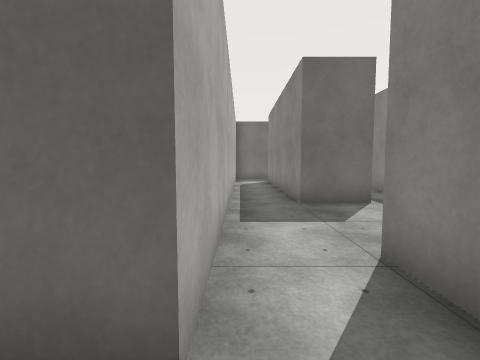
[1] (above)

17 first-person views from a walk through a Unity game level. The camera is 1.4 m above the floor, tilts 4° down and sees 90° across. The floor is counted in squares, 1.33 m on a side. Each view is taken from the middle of a square. On the plan, view 1 faces up. The plan holds only what a view shows up to about 11 squares ahead; the rest is blank. The place goes on beyond the plan. The player is left out. Surface patterns are stand-ins for the level's own textures.

[2]
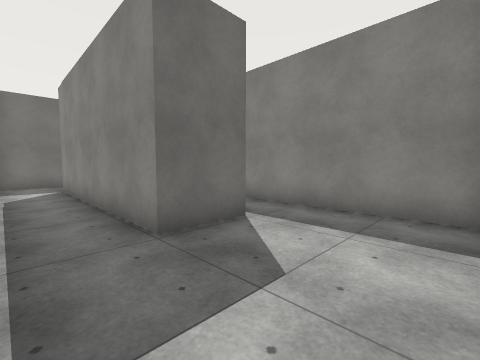

[3]
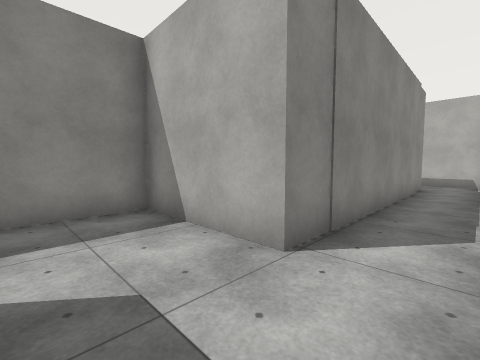

[4]
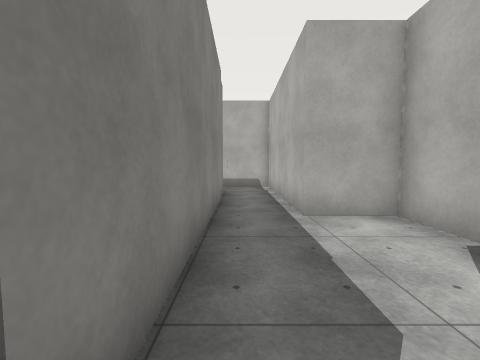

[5]
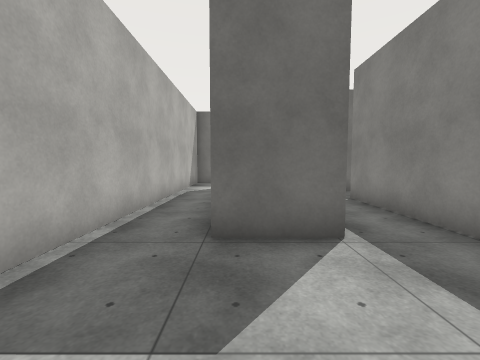

[6]
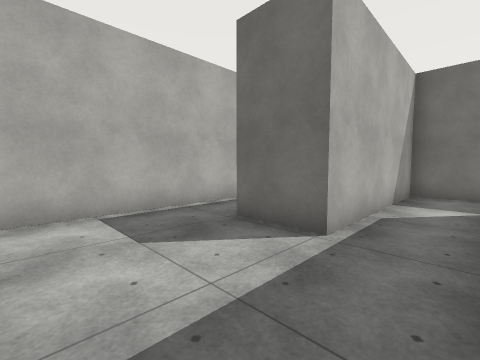

[7]
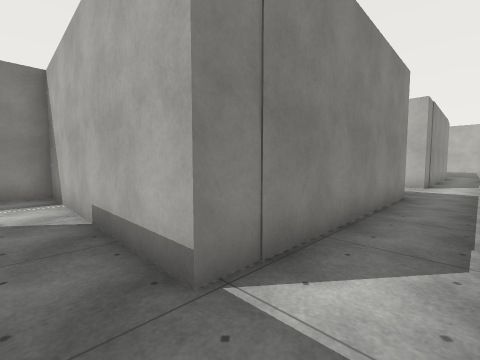

[8]
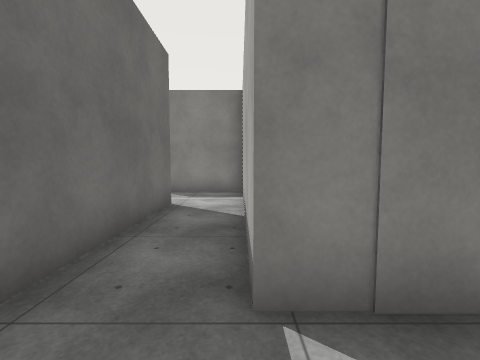

[9]
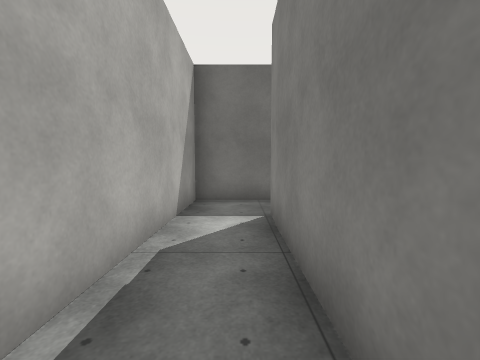

[10]
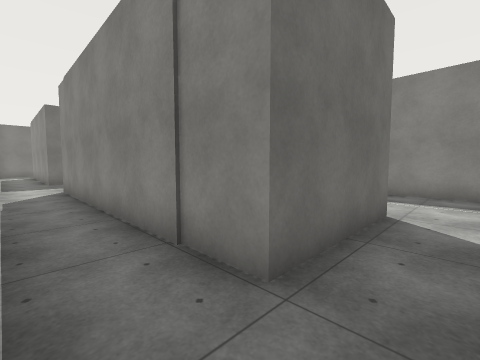

[11]
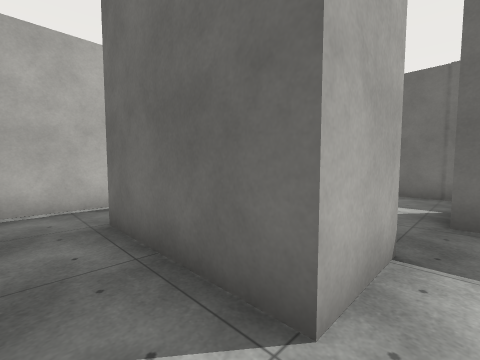

[12]
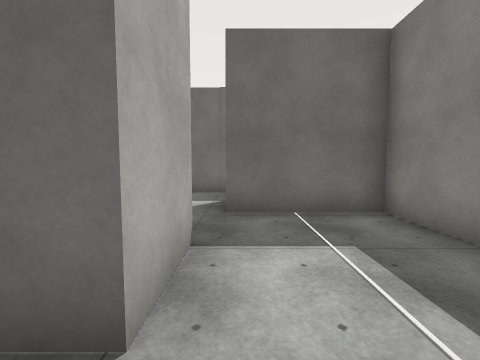

[13]
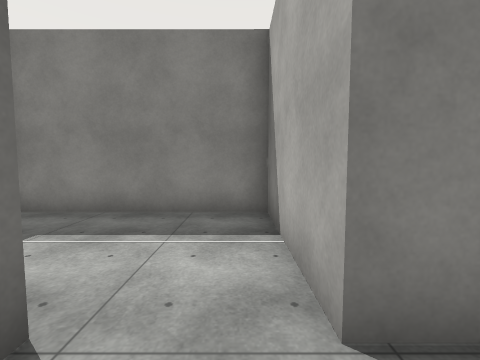

[14]
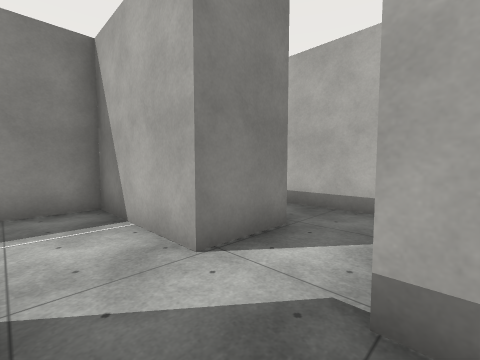

[15]
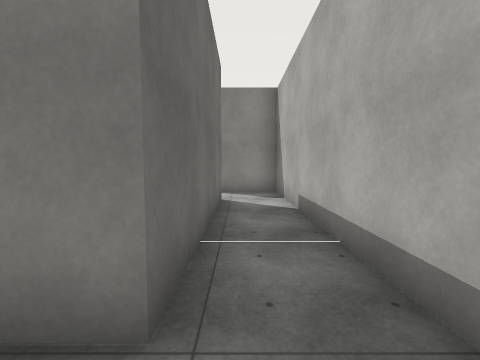

[16]
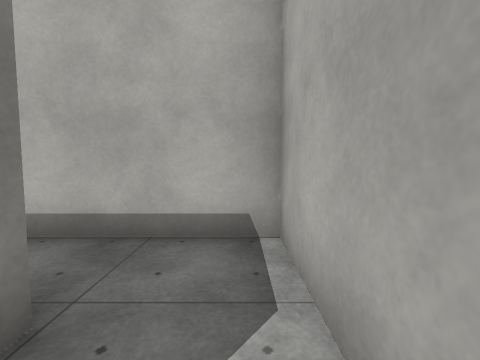

[17]
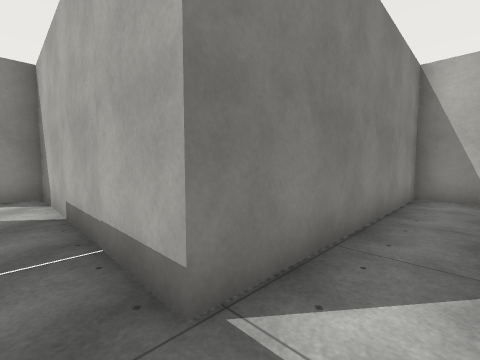

### Floor plan
Ten units are one square. View 1 is at (0, 0); x grows to the right and y downward. Boxes are objects, and circles mark ways between rooms. Rooms are numbered by the first view taken in them; rooms with no view inside come last. Other rooms are left out.
<svg viewBox="-27 -163 127 291">
<path fill="none" stroke="#000" d="M-22 10 -22 27 -3 27 -3 86 35 86M62 -120 35 -120 35 -63 16 -63 16 -139 66 -139M62 -158 -3 -158 -3 -11 -12 -11M35 67 16 67 16 -27 53 -27 53 -102 95 -102M54 48 54 67 35 67M53 86 91 86 91 30 56 30M34 95 34 123 95 123M95 105 53 105 53 86"/>
<circle cx="25" cy="75" r="3" fill="#2a7"/>
<circle cx="45" cy="95" r="3" fill="#2a7"/>
<text x="20" y="-50">1</text>
<text x="60" y="60">2</text>
<text x="50" y="110">3</text>
</svg>
Room 1 opens to room 2. Room 2 opens to room 3.

Where each view was taken, in squares from view 1:
view 1: 0 up, 0 right, facing up
view 2: 3 up, 0 right, facing up-right
view 3: 5 up, 0 right, facing down-right
view 4: 2 up, 1 right, facing down
view 5: 3 up, 2 right, facing up
view 6: 3 up, 5 right, facing up-left
view 7: 15 up, 0 right, facing down-right
view 8: 14 up, 0 right, facing right
view 9: 9 up, 1 right, facing up
view 10: 8 down, 0 right, facing up-right
view 11: 8 down, 6 right, facing up-left
view 12: 8 down, 6 right, facing up
view 13: 8 down, 4 right, facing right
view 14: 7 down, 3 right, facing down-right
view 15: 11 down, 4 right, facing right
view 16: 9 down, 4 right, facing down
view 17: 11 up, 4 right, facing down-right
